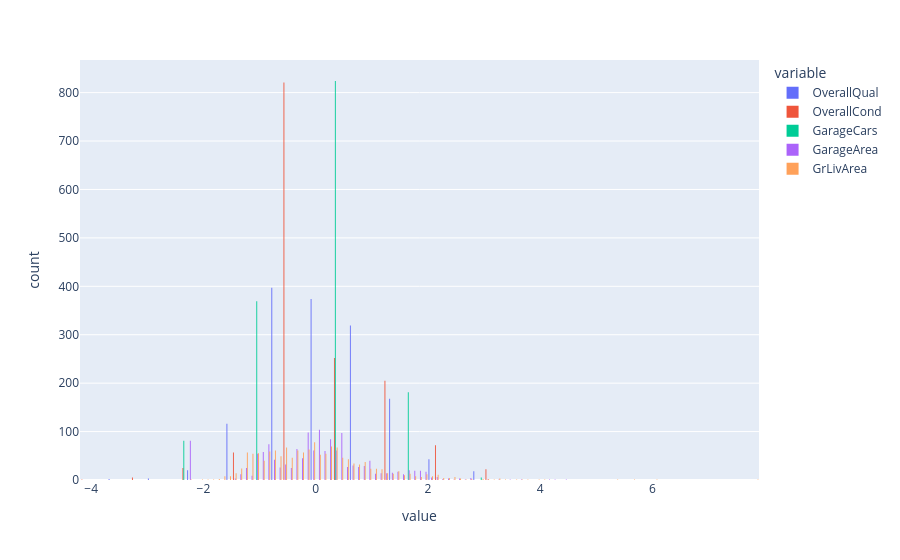

Source (notebook cell):
### Markdown cell above
Veamos ahora como se muestran las distribuciones de los datos estandarizados

### Code cell
px.histogram(estandarized_df[cols_to_estandarize].melt(),
             x='value',
             color='variable',
             barmode='group')

### Figure 1 — Plotly figure (JSON) as saved in the notebook; plotly's stock layout.template omitted (floating-point values rounded to 4 significant figures; data arrays with more than 128 entries replaced by an {"elided": "..."} marker saying what was removed)
{"data": [{"alignmentgroup": "True", "bingroup": "x", "hovertemplate": "variable=OverallQual<br>value=%{x}<br>count=%{y}<extra></extra>", "legendgroup": "OverallQual", "marker": {"color": "#636efa", "pattern": {"shape": ""}}, "name": "OverallQual", "offsetgroup": "OverallQual", "orientation": "v", "showlegend": true, "type": "histogram", "x": {"elided": "1460 float values"}, "xaxis": "x", "yaxis": "y"}, {"alignmentgroup": "True", "bingroup": "x", "hovertemplate": "variable=OverallCond<br>value=%{x}<br>count=%{y}<extra></extra>", "legendgroup": "OverallCond", "marker": {"color": "#EF553B", "pattern": {"shape": ""}}, "name": "OverallCond", "offsetgroup": "OverallCond", "orientation": "v", "showlegend": true, "type": "histogram", "x": {"elided": "1460 float values"}, "xaxis": "x", "yaxis": "y"}, {"alignmentgroup": "True", "bingroup": "x", "hovertemplate": "variable=GarageCars<br>value=%{x}<br>count=%{y}<extra></extra>", "legendgroup": "GarageCars", "marker": {"color": "#00cc96", "pattern": {"shape": ""}}, "name": "GarageCars", "offsetgroup": "GarageCars", "orientation": "v", "showlegend": true, "type": "histogram", "x": {"elided": "1460 float values"}, "xaxis": "x", "yaxis": "y"}, {"alignmentgroup": "True", "bingroup": "x", "hovertemplate": "variable=GarageArea<br>value=%{x}<br>count=%{y}<extra></extra>", "legendgroup": "GarageArea", "marker": {"color": "#ab63fa", "pattern": {"shape": ""}}, "name": "GarageArea", "offsetgroup": "GarageArea", "orientation": "v", "showlegend": true, "type": "histogram", "x": {"elided": "1460 float values"}, "xaxis": "x", "yaxis": "y"}, {"alignmentgroup": "True", "bingroup": "x", "hovertemplate": "variable=GrLivArea<br>value=%{x}<br>count=%{y}<extra></extra>", "legendgroup": "GrLivArea", "marker": {"color": "#FFA15A", "pattern": {"shape": ""}}, "name": "GrLivArea", "offsetgroup": "GrLivArea", "orientation": "v", "showlegend": true, "type": "histogram", "x": {"elided": "1460 float values"}, "xaxis": "x", "yaxis": "y"}], "layout": {"barmode": "group", "legend": {"title": {"text": "variable"}, "tracegroupgap": 0}, "margin": {"t": 60}, "xaxis": {"anchor": "y", "domain": [0, 1], "title": {"text": "value"}}, "yaxis": {"anchor": "x", "domain": [0, 1], "title": {"text": "count"}}}}
